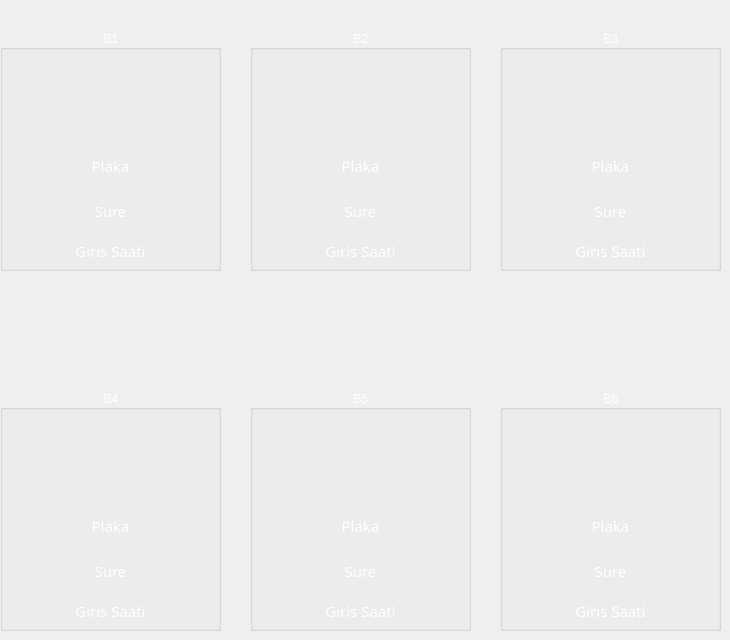
   <widget class="QWidget" name="tab_2">
    <attribute name="title">
     <string>2.Kat</string>
    </attribute>
    <widget class="QGroupBox" name="b1">
     <property name="geometry">
      <rect>
       <x>0</x>
       <y>30</y>
       <width>221</width>
       <height>241</height>
      </rect>
     </property>
     <property name="styleSheet">
      <string notr="true">border-color: rgb(170, 0, 0);
color: rgb(255, 255, 255);
font: 11pt &quot;321impact&quot;;
</string>
     </property>
     <property name="title">
      <string>B1</string>
     </property>
     <property name="alignment">
      <set>Qt::AlignCenter</set>
     </property>
     <widget class="QLabel" name="b1_resim">
      <property name="geometry">
       <rect>
        <x>3</x>
        <y>30</y>
        <width>201</width>
        <height>91</height>
       </rect>
      </property>
      <property name="styleSheet">
       <string notr="true"/>
      </property>
      <property name="text">
       <string/>
      </property>
      <property name="pixmap">
       <pixmap resource="../simgeler/simgeler.qrc">:/mavrosoft.png</pixmap>
      </property>
      <property name="scaledContents">
       <bool>false</bool>
      </property>
      <property name="alignment">
       <set>Qt::AlignCenter</set>
      </property>
     </widget>
     <widget class="QLabel" name="b1_plaka">
      <property name="geometry">
       <rect>
        <x>10</x>
        <y>120</y>
        <width>201</width>
        <height>31</height>
       </rect>
      </property>
      <property name="font">
       <font>
        <family>321impact</family>
        <pointsize>11</pointsize>
       </font>
      </property>
      <property name="styleSheet">
       <string notr="true">color: rgb(255, 255, 255);
border-color: rgb(170, 0, 0);
font: 11pt &quot;321impact&quot;;</string>
      </property>
      <property name="text">
       <string>Plaka</string>
      </property>
      <property name="alignment">
       <set>Qt::AlignCenter</set>
      </property>
     </widget>
     <widget class="QLabel" name="b1_giris_saati">
      <property name="geometry">
       <rect>
        <x>10</x>
        <y>210</y>
        <width>201</width>
        <height>21</height>
       </rect>
      </property>
      <property name="font">
       <font>
        <family>321impact</family>
        <pointsize>11</pointsize>
       </font>
      </property>
      <property name="styleSheet">
       <string notr="true">color: rgb(255, 255, 255);
border-color: rgb(170, 0, 0);
font: 11pt &quot;321impact&quot;;</string>
      </property>
      <property name="text">
       <string>Giris Saati</string>
      </property>
      <property name="alignment">
       <set>Qt::AlignCenter</set>
      </property>
     </widget>
     <widget class="QLabel" name="b1_sure">
      <property name="geometry">
       <rect>
        <x>10</x>
        <y>170</y>
        <width>201</width>
        <height>21</height>
       </rect>
      </property>
      <property name="font">
       <font>
        <family>321impact</family>
        <pointsize>11</pointsize>
       </font>
      </property>
      <property name="styleSheet">
       <string notr="true">color: rgb(255, 255, 255);
border-color: rgb(170, 0, 0);
font: 11pt &quot;321impact&quot;;</string>
      </property>
      <property name="text">
       <string>Sure</string>
      </property>
      <property name="alignment">
       <set>Qt::AlignCenter</set>
      </property>
     </widget>
    </widget>
    <widget class="QGroupBox" name="b6">
     <property name="geometry">
      <rect>
       <x>500</x>
       <y>390</y>
       <width>221</width>
       <height>241</height>
      </rect>
     </property>
     <property name="styleSheet">
      <string notr="true">border-color: rgb(170, 0, 0);
color: rgb(255, 255, 255);
font: 11pt &quot;321impact&quot;;</string>
     </property>
     <property name="title">
      <string>B6</string>
     </property>
     <property name="alignment">
      <set>Qt::AlignCenter</set>
     </property>
     <widget class="QLabel" name="b6_resim">
      <property name="geometry">
       <rect>
        <x>3</x>
        <y>30</y>
        <width>201</width>
        <height>91</height>
       </rect>
      </property>
      <property name="styleSheet">
       <string notr="true"/>
      </property>
      <property name="text">
       <string/>
      </property>
      <property name="pixmap">
       <pixmap resource="../simgeler/simgeler.qrc">:/mavrosoft.png</pixmap>
      </property>
      <property name="scaledContents">
       <bool>false</bool>
      </property>
      <property name="alignment">
       <set>Qt::AlignCenter</set>
      </property>
     </widget>
     <widget class="QLabel" name="b6_plaka">
      <property name="geometry">
       <rect>
        <x>10</x>
        <y>120</y>
        <width>201</width>
        <height>31</height>
       </rect>
      </property>
      <property name="font">
       <font>
        <family>321impact</family>
        <pointsize>11</pointsize>
       </font>
      </property>
      <property name="text">
       <string>Plaka</string>
      </property>
      <property name="alignment">
       <set>Qt::AlignCenter</set>
      </property>
     </widget>
     <widget class="QLabel" name="b6_giris_saati">
      <property name="geometry">
       <rect>
        <x>10</x>
        <y>210</y>
        <width>201</width>
        <height>21</height>
       </rect>
      </property>
      <property name="font">
       <font>
        <family>321impact</family>
        <pointsize>11</pointsize>
       </font>
      </property>
      <property name="text">
       <string>Giris Saati</string>
      </property>
      <property name="alignment">
       <set>Qt::AlignCenter</set>
      </property>
     </widget>
     <widget class="QLabel" name="b6_sure">
      <property name="geometry">
       <rect>
        <x>10</x>
        <y>170</y>
        <width>201</width>
        <height>21</height>
       </rect>
      </property>
      <property name="font">
       <font>
        <family>321impact</family>
        <pointsize>11</pointsize>
       </font>
      </property>
      <property name="styleSheet">
       <string notr="true"/>
      </property>
      <property name="text">
       <string>Sure</string>
      </property>
      <property name="alignment">
       <set>Qt::AlignCenter</set>
      </property>
     </widget>
    </widget>
    <widget class="QGroupBox" name="b5">
     <property name="geometry">
      <rect>
       <x>250</x>
       <y>390</y>
       <width>221</width>
       <height>241</height>
      </rect>
     </property>
     <property name="styleSheet">
      <string notr="true">border-color: rgb(170, 0, 0);
color: rgb(255, 255, 255);
font: 11pt &quot;321impact&quot;;</string>
     </property>
     <property name="title">
      <string>B5</string>
     </property>
     <property name="alignment">
      <set>Qt::AlignCenter</set>
     </property>
     <widget class="QLabel" name="b5_resim">
      <property name="geometry">
       <rect>
        <x>3</x>
        <y>30</y>
        <width>201</width>
        <height>91</height>
       </rect>
      </property>
      <property name="styleSheet">
       <string notr="true"/>
      </property>
      <property name="text">
       <string/>
      </property>
      <property name="pixmap">
       <pixmap resource="../simgeler/simgeler.qrc">:/mavrosoft.png</pixmap>
      </property>
      <property name="scaledContents">
       <bool>false</bool>
      </property>
      <property name="alignment">
       <set>Qt::AlignCenter</set>
      </property>
     </widget>
     <widget class="QLabel" name="b5_plaka">
      <property name="geometry">
       <rect>
        <x>10</x>
        <y>120</y>
        <width>201</width>
        <height>31</height>
       </rect>
      </property>
      <property name="font">
       <font>
        <family>321impact</family>
        <pointsize>11</pointsize>
       </font>
      </property>
      <property name="text">
       <string>Plaka</string>
      </property>
      <property name="alignment">
       <set>Qt::AlignCenter</set>
      </property>
     </widget>
     <widget class="QLabel" name="b5_giris_saati">
      <property name="geometry">
       <rect>
        <x>10</x>
        <y>210</y>
        <width>201</width>
        <height>21</height>
       </rect>
      </property>
      <property name="font">
       <font>
        <family>321impact</family>
        <pointsize>11</pointsize>
       </font>
      </property>
      <property name="text">
       <string>Giris Saati</string>
      </property>
      <property name="alignment">
       <set>Qt::AlignCenter</set>
      </property>
     </widget>
     <widget class="QLabel" name="b5_sure">
      <property name="geometry">
       <rect>
        <x>10</x>
        <y>170</y>
        <width>201</width>
        <height>21</height>
       </rect>
      </property>
      <property name="font">
       <font>
        <family>321impact</family>
        <pointsize>11</pointsize>
       </font>
      </property>
      <property name="styleSheet">
       <string notr="true"/>
      </property>
      <property name="text">
       <string>Sure</string>
      </property>
      <property name="alignment">
       <set>Qt::AlignCenter</set>
      </property>
     </widget>
    </widget>
    <widget class="QLabel" name="label_169">
     <property name="geometry">
      <rect>
       <x>219</x>
       <y>400</y>
       <width>31</width>
       <height>231</height>
      </rect>
     </property>
     <property name="styleSheet">
      <string notr="true">image: url(:/seit.png);</string>
     </property>
     <property name="text">
      <string/>
     </property>
    </widget>
    <widget class="QLabel" name="label_79">
     <property name="geometry">
      <rect>
       <x>225</x>
       <y>40</y>
       <width>21</width>
       <height>231</height>
      </rect>
     </property>
     <property name="styleSheet">
      <string notr="true">image: url(:/seit.png);</string>
     </property>
     <property name="text">
      <string/>
     </property>
    </widget>
    <widget class="QLabel" name="label_170">
     <property name="geometry">
      <rect>
       <x>470</x>
       <y>400</y>
       <width>31</width>
       <height>231</height>
      </rect>
     </property>
     <property name="styleSheet">
      <string notr="true">image: url(:/seit.png);</string>
     </property>
     <property name="text">
      <string/>
     </property>
    </widget>
    <widget class="QGroupBox" name="b3">
     <property name="geometry">
      <rect>
       <x>500</x>
       <y>30</y>
       <width>221</width>
       <height>241</height>
      </rect>
     </property>
     <property name="styleSheet">
      <string notr="true">border-color: rgb(170, 0, 0);
color: rgb(255, 255, 255);
font: 11pt &quot;321impact&quot;;</string>
     </property>
     <property name="title">
      <string>B3</string>
     </property>
     <property name="alignment">
      <set>Qt::AlignCenter</set>
     </property>
     <widget class="QLabel" name="b3_resim">
      <property name="geometry">
       <rect>
        <x>3</x>
        <y>30</y>
        <width>201</width>
        <height>91</height>
       </rect>
      </property>
      <property name="styleSheet">
       <string notr="true"/>
      </property>
      <property name="text">
       <string/>
      </property>
      <property name="pixmap">
       <pixmap resource="../simgeler/simgeler.qrc">:/mavrosoft.png</pixmap>
      </property>
      <property name="scaledContents">
       <bool>false</bool>
      </property>
      <property name="alignment">
       <set>Qt::AlignCenter</set>
      </property>
     </widget>
     <widget class="QLabel" name="b3_plaka">
      <property name="geometry">
       <rect>
        <x>10</x>
        <y>120</y>
        <width>201</width>
        <height>31</height>
       </rect>
      </property>
      <property name="font">
       <font>
        <family>321impact</family>
        <pointsize>11</pointsize>
       </font>
      </property>
      <property name="text">
       <string>Plaka</string>
      </property>
      <property name="alignment">
       <set>Qt::AlignCenter</set>
      </property>
     </widget>
     <widget class="QLabel" name="b3_giris_saati">
      <property name="geometry">
       <rect>
        <x>10</x>
        <y>210</y>
        <width>201</width>
        <height>21</height>
       </rect>
      </property>
      <property name="font">
       <font>
        <family>321impact</family>
        <pointsize>11</pointsize>
       </font>
      </property>
      <property name="text">
       <string>Giris Saati</string>
      </property>
      <property name="alignment">
       <set>Qt::AlignCenter</set>
      </property>
     </widget>
     <widget class="QLabel" name="b3_sure">
      <property name="geometry">
       <rect>
        <x>10</x>
        <y>170</y>
        <width>201</width>
        <height>21</height>
       </rect>
      </property>
      <property name="font">
       <font>
        <family>321impact</family>
        <pointsize>11</pointsize>
       </font>
      </property>
      <property name="styleSheet">
       <string notr="true"/>
      </property>
      <property name="text">
       <string>Sure</string>
      </property>
      <property name="alignment">
       <set>Qt::AlignCenter</set>
      </property>
     </widget>
    </widget>
    <widget class="QGroupBox" name="b2">
     <property name="geometry">
      <rect>
       <x>250</x>
       <y>30</y>
       <width>221</width>
       <height>241</height>
      </rect>
     </property>
     <property name="styleSheet">
      <string notr="true">border-color: rgb(170, 0, 0);
color: rgb(255, 255, 255);
font: 11pt &quot;321impact&quot;;</string>
     </property>
     <property name="title">
      <string>B2</string>
     </property>
     <property name="alignment">
      <set>Qt::AlignCenter</set>
     </property>
     <widget class="QLabel" name="b2_resim">
      <property name="geometry">
       <rect>
        <x>3</x>
        <y>30</y>
        <width>201</width>
        <height>91</height>
       </rect>
      </property>
      <property name="styleSheet">
       <string notr="true"/>
      </property>
      <property name="text">
       <string/>
      </property>
      <property name="pixmap">
       <pixmap resource="../simgeler/simgeler.qrc">:/mavrosoft.png</pixmap>
      </property>
      <property name="scaledContents">
       <bool>false</bool>
      </property>
      <property name="alignment">
       <set>Qt::AlignCenter</set>
      </property>
     </widget>
     <widget class="QLabel" name="b2_plaka">
      <property name="geometry">
       <rect>
        <x>10</x>
        <y>120</y>
        <width>201</width>
        <height>31</height>
       </rect>
      </property>
      <property name="font">
       <font>
        <family>321impact</family>
        <pointsize>11</pointsize>
       </font>
      </property>
      <property name="text">
       <string>Plaka</string>
      </property>
      <property name="alignment">
       <set>Qt::AlignCenter</set>
      </property>
     </widget>
     <widget class="QLabel" name="b2_giris_saati">
      <property name="geometry">
       <rect>
        <x>10</x>
        <y>210</y>
        <width>201</width>
        <height>21</height>
       </rect>
      </property>
      <property name="font">
       <font>
        <family>321impact</family>
        <pointsize>11</pointsize>
       </font>
      </property>
      <property name="text">
       <string>Giris Saati</string>
      </property>
      <property name="alignment">
       <set>Qt::AlignCenter</set>
      </property>
     </widget>
     <widget class="QLabel" name="b2_sure">
      <property name="geometry">
       <rect>
        <x>10</x>
        <y>170</y>
        <width>201</width>
        <height>21</height>
       </rect>
      </property>
      <property name="font">
       <font>
        <family>321impact</family>
        <pointsize>11</pointsize>
       </font>
      </property>
      <property name="styleSheet">
       <string notr="true"/>
      </property>
      <property name="text">
       <string>Sure</string>
      </property>
      <property name="alignment">
       <set>Qt::AlignCenter</set>
      </property>
     </widget>
    </widget>
    <widget class="QLabel" name="label_80">
     <property name="geometry">
      <rect>
       <x>475</x>
       <y>40</y>
       <width>21</width>
       <height>231</height>
      </rect>
     </property>
     <property name="styleSheet">
      <string notr="true">image: url(:/seit.png);</string>
     </property>
     <property name="text">
      <string/>
     </property>
    </widget>
    <widget class="QGroupBox" name="b4">
     <property name="geometry">
      <rect>
       <x>0</x>
       <y>390</y>
       <width>221</width>
       <height>241</height>
      </rect>
     </property>
     <property name="styleSheet">
      <string notr="true">border-color: rgb(170, 0, 0);
color: rgb(255, 255, 255);
font: 11pt &quot;321impact&quot;;</string>
     </property>
     <property name="title">
      <string>B4</string>
     </property>
     <property name="alignment">
      <set>Qt::AlignCenter</set>
     </property>
     <widget class="QLabel" name="b4_resim">
      <property name="geometry">
       <rect>
        <x>3</x>
        <y>30</y>
        <width>201</width>
        <height>91</height>
       </rect>
      </property>
      <property name="styleSheet">
       <string notr="true"/>
      </property>
      <property name="text">
       <string/>
      </property>
      <property name="pixmap">
       <pixmap resource="../simgeler/simgeler.qrc">:/mavrosoft.png</pixmap>
      </property>
      <property name="scaledContents">
       <bool>false</bool>
      </property>
      <property name="alignment">
       <set>Qt::AlignCenter</set>
      </property>
     </widget>
     <widget class="QLabel" name="b4_plaka">
      <property name="geometry">
       <rect>
        <x>10</x>
        <y>120</y>
        <width>201</width>
        <height>31</height>
       </rect>
      </property>
      <property name="font">
       <font>
        <family>321impact</family>
        <pointsize>11</pointsize>
       </font>
      </property>
      <property name="text">
       <string>Plaka</string>
      </property>
      <property name="alignment">
       <set>Qt::AlignCenter</set>
      </property>
     </widget>
     <widget class="QLabel" name="b4_giris_saati">
      <property name="geometry">
       <rect>
        <x>10</x>
        <y>210</y>
        <width>201</width>
        <height>21</height>
       </rect>
      </property>
      <property name="font">
       <font>
        <family>321impact</family>
        <pointsize>11</pointsize>
       </font>
      </property>
      <property name="text">
       <string>Giris Saati</string>
      </property>
      <property name="alignment">
       <set>Qt::AlignCenter</set>
      </property>
     </widget>
     <widget class="QLabel" name="b4_sure">
      <property name="geometry">
       <rect>
        <x>10</x>
        <y>170</y>
        <width>201</width>
        <height>21</height>
       </rect>
      </property>
      <property name="font">
       <font>
        <family>321impact</family>
        <pointsize>11</pointsize>
       </font>
      </property>
      <property name="styleSheet">
       <string notr="true"/>
      </property>
      <property name="text">
       <string>Sure</string>
      </property>
      <property name="alignment">
       <set>Qt::AlignCenter</set>
      </property>
     </widget>
    </widget>
    <zorder>b1</zorder>
    <zorder>label_169</zorder>
    <zorder>label_79</zorder>
    <zorder>label_170</zorder>
    <zorder>b3</zorder>
    <zorder>b2</zorder>
    <zorder>label_80</zorder>
    <zorder>b4</zorder>
    <zorder>b5</zorder>
    <zorder>b6</zorder>
   </widget>
